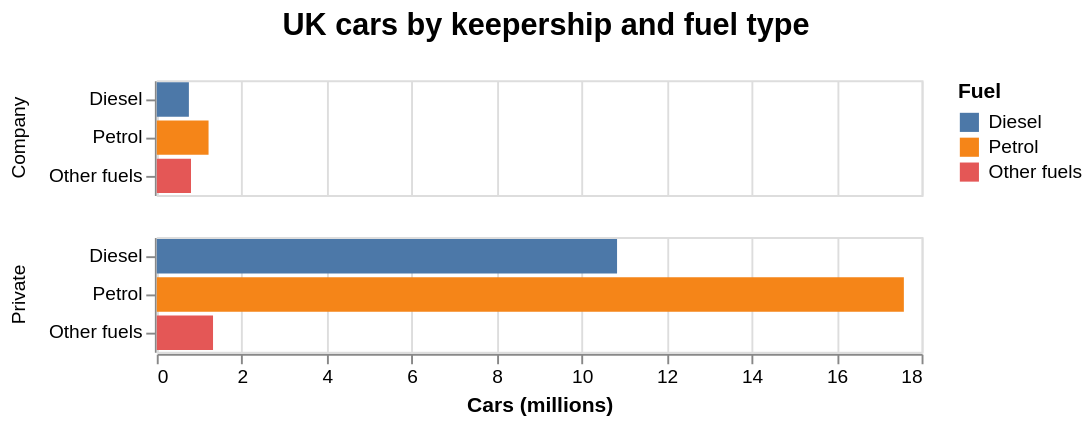

Vega-Lite specification stored for this chart:
### Vega-Lite specification from a JSON file in a GitHub repository (floating-point values rounded to 4 significant figures)
{"config": {"view": {"continuousWidth": 400, "continuousHeight": 300}, "title": {"anchor": "middle", "dy": -16, "fontSize": 16}}, "data": {"name": "data-7d604d83794ab3072151f727f6557710"}, "mark": "bar", "encoding": {"color": {"field": "Fuel", "sort": ["Diesel", "Petrol", "Other fuels"], "type": "nominal"}, "row": {"field": "Keepership", "title": null, "type": "nominal"}, "tooltip": [{"field": "Fuel", "type": "nominal"}, {"field": "2022 Q3", "type": "quantitative"}], "x": {"field": "2022 Q3", "title": "Cars (millions)", "type": "quantitative"}, "y": {"field": "Fuel", "sort": ["Diesel", "Petrol", "Other fuels"], "title": null, "type": "nominal"}}, "title": "UK cars by keepership and fuel type", "$schema": "https://vega.github.io/schema/vega-lite/v4.17.0.json", "datasets": {"data-7d604d83794ab3072151f727f6557710": [{"Keepership": "Company", "Fuel": "Diesel", "2022 Q3": 0.7557}, {"Keepership": "Company", "Fuel": "Other fuels", "2022 Q3": 0.8053}, {"Keepership": "Company", "Fuel": "Petrol", "2022 Q3": 1.218}, {"Keepership": "Private", "Fuel": "Diesel", "2022 Q3": 10.83}, {"Keepership": "Private", "Fuel": "Other fuels", "2022 Q3": 1.324}, {"Keepership": "Private", "Fuel": "Petrol", "2022 Q3": 17.58}]}}
